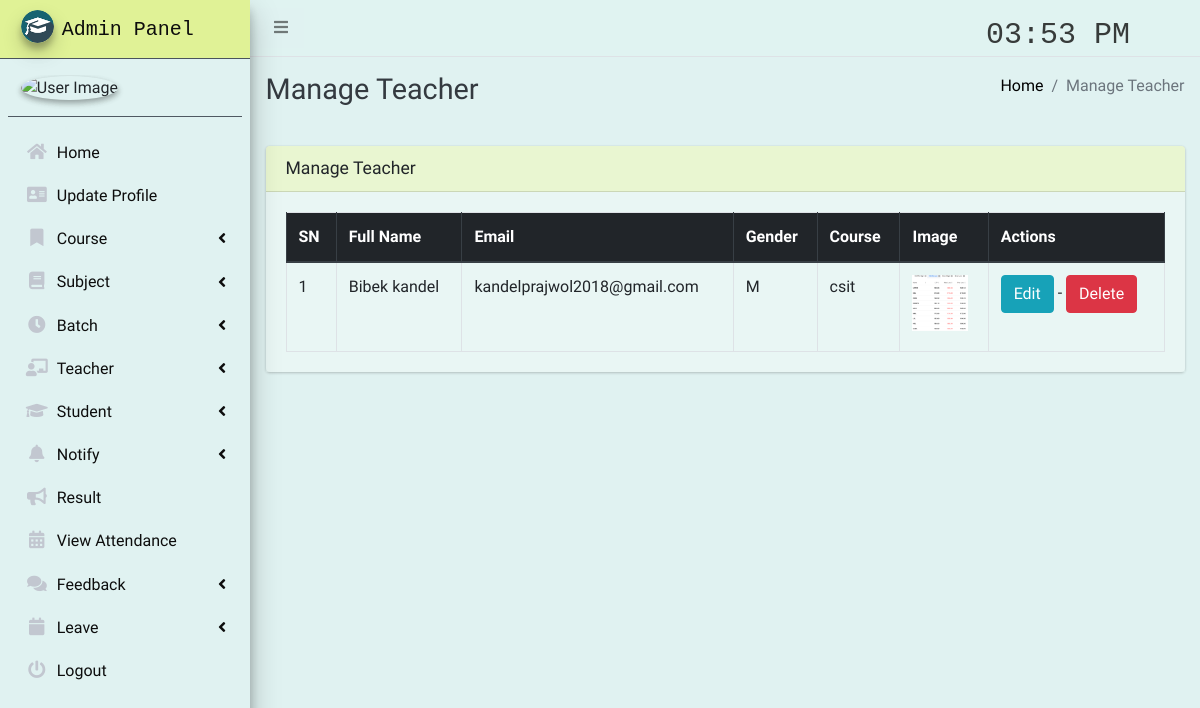
/staff/manage/ (signed in), run on an earlier commit of the app's database.
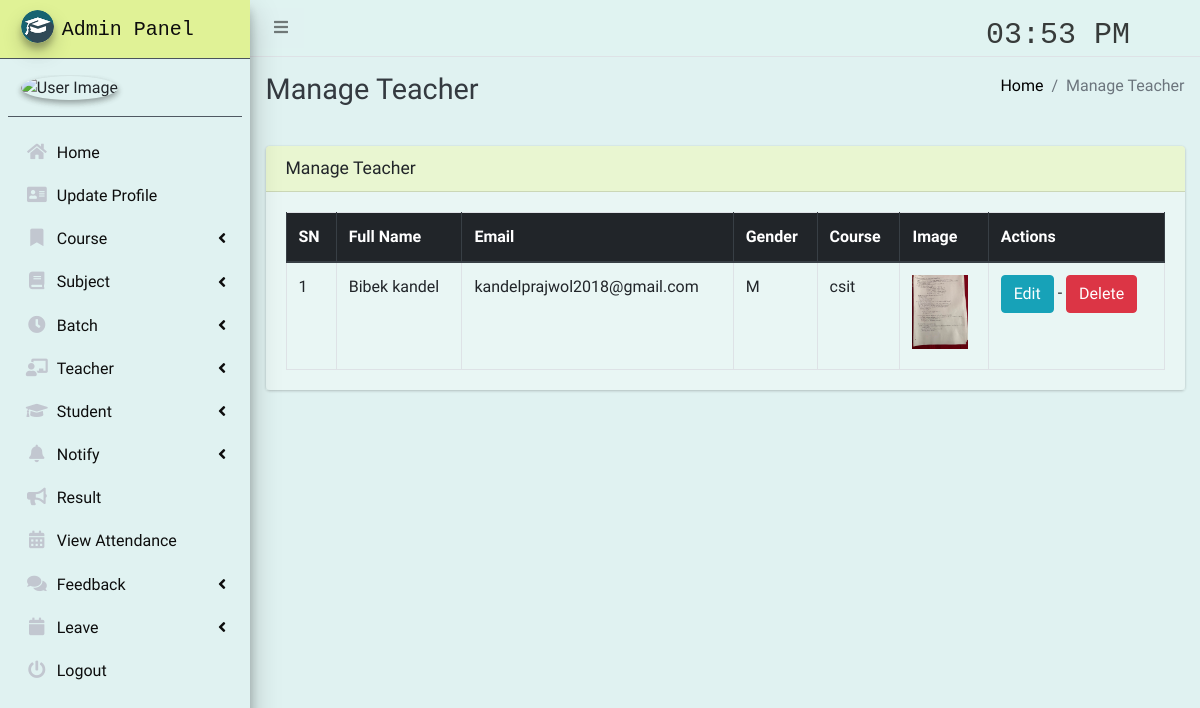
And on a later commit of the database.
### main_app/models.py (models this page shows, shortened)
class CustomUser(AbstractUser):
    USER_TYPE = ((1, "HOD"), (2, "Staff"), (3, "Student"))
    GENDER = [("M", "Male"), ("F", "Female")]
    username = None  # Removed username, using email instead
    email = models.EmailField(unique=True)
    user_type = models.CharField(default=1, choices=USER_TYPE, max_length=1)
    gender = models.CharField(max_length=1, choices=GENDER)
    profile_pic = models.ImageField()
    address = models.TextField()
    fcm_token = models.TextField(default="")  # For firebase notifications
    created_at = models.DateTimeField(auto_now_add=True)
    updated_at = models.DateTimeField(auto_now=True)
    USERNAME_FIELD = "email"
    REQUIRED_FIELDS = []
    objects = CustomUserManager()
    def __str__(self):
        return self.first_name + " "+ self.last_name

class Staff(models.Model):
    course = models.ForeignKey(Course, on_delete=models.DO_NOTHING, null=True, blank=False)
    admin = models.OneToOneField(CustomUser, on_delete=models.CASCADE)

class Course(models.Model):
    name = models.CharField(max_length=120)
    created_at = models.DateTimeField(auto_now_add=True)
    updated_at = models.DateTimeField(auto_now=True)

### main_app/hod_views.py (the view)
# urls.py: path("staff/manage/", hod_views.manage_staff, name='manage_staff'),
def manage_staff(request):
    allStaff = CustomUser.objects.filter(user_type=2)
    context = {
        'allStaff': allStaff,
        'page_title': 'Manage Teacher'
    }
    return render(request, "hod_template/manage_staff.html", context)

### main_app/templates/hod_template/manage_staff.html
{% extends 'main_app/base.html' %}
{% load static %}
{% block page_title %}{{page_title}}{% endblock page_title %}
{% block content %}
<section class="content">
    <div class="container-fluid">
        <div class="row">
            <div class="col-md-12">
                <div class="card">
                    <div class="card-header" style=" background-color: rgba(224,242,190,0.7 );">
                        <h3 class="card-title">{{page_title}}</h3>
                    </div>
                    <div class="card-body" style=" background-color: rgba(224,242,240,0.7 );">
                        <table id="example2" class="table table-bordered table-hover">
                            <thead class="thead-dark">
                                <tr>
                                    <th>SN</th>
                                    <th>Full Name</th>
                                    <th>Email</th>
                                    <th>Gender</th>
                                    <th>Course</th>
                                    <th>Image</th>
                                    <th>Actions</th>
                                </tr>
                            </thead>
                            <tbody>
                                {% for staff in allStaff %}
                                <tr>
                                    <td>{{ forloop.counter }}</td>
                                    <td>{{staff.first_name}} {{staff.last_name}}</td>
                                    <td>{{staff.email}}</td>
                                    <td>{{staff.gender}}</td>
                                    <td>{{staff.staff.course.name}}</td>
                                    <td>
                                        {% if staff.profile_pic == ""  %}
                                        No Image
                                        {% else %}
                                        <img class="img img-fluid mb-2" height="56" width="56"
                                            src="{{staff.profile_pic}}" alt="">
                                        {% endif %}
                                    </td>
                                    <td>
                                        <a href="{% url 'edit_staff' staff.staff.id %}" class="btn btn-info">Edit</a> -
                                        <a href="{% url 'delete_staff' staff.staff.id %}" class="btn btn-danger" onclick="return confirm('Are you sure about this ?')">Delete</a>
                                    </td>
                                </tr>
                                {% endfor %}
                            </tbody>
                        </table>
                    </div>
                </div>
            </div>
        </div>
    </div>
</section>
{% endblock content %}

What changed in the data, as far as the page shows it:
changed CustomUser "Bibek": profile_pic: a different picture
